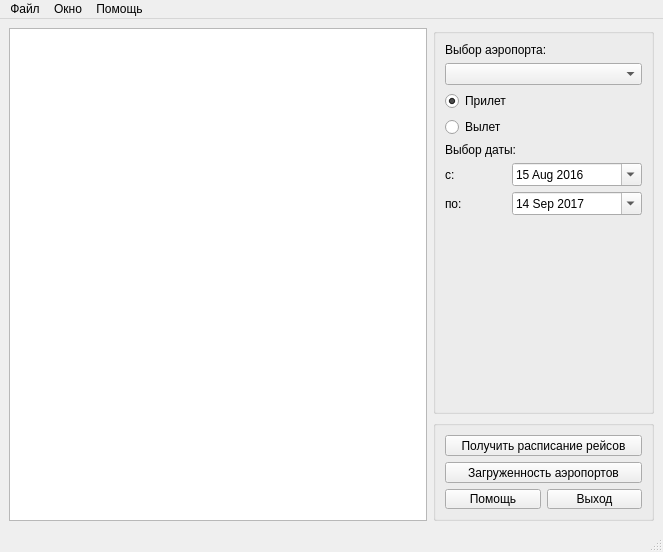
<?xml version="1.0" encoding="UTF-8"?>
<ui version="4.0">
 <class>MainWindow</class>
 <widget class="QMainWindow" name="MainWindow">
  <property name="geometry">
   <rect>
    <x>0</x>
    <y>0</y>
    <width>663</width>
    <height>552</height>
   </rect>
  </property>
  <property name="windowTitle">
   <string>Инспектор аэропортов</string>
  </property>
  <widget class="QWidget" name="centralwidget">
   <layout class="QGridLayout" name="gridLayout">
    <item row="0" column="0">
     <layout class="QHBoxLayout" name="horizontalLayout">
      <item>
       <widget class="QTableView" name="tv_tableView"/>
      </item>
     </layout>
    </item>
    <item row="0" column="1">
     <layout class="QVBoxLayout" name="verticalLayout">
      <item>
       <widget class="QGroupBox" name="groupBox">
        <property name="minimumSize">
         <size>
          <width>221</width>
          <height>0</height>
         </size>
        </property>
        <property name="maximumSize">
         <size>
          <width>221</width>
          <height>16777215</height>
         </size>
        </property>
        <property name="title">
         <string/>
        </property>
        <layout class="QGridLayout" name="gridLayout_3">
         <item row="0" column="0" colspan="2">
          <widget class="QLabel" name="label">
           <property name="text">
            <string>Выбор аэропорта:</string>
           </property>
          </widget>
         </item>
         <item row="1" column="0" colspan="2">
          <widget class="QComboBox" name="cb_comboBox"/>
         </item>
         <item row="7" column="1">
          <widget class="QDateEdit" name="dtby_dateEdit">
           <property name="dateTime">
            <datetime>
             <hour>0</hour>
             <minute>0</minute>
             <second>0</second>
             <year>2017</year>
             <month>9</month>
             <day>14</day>
            </datetime>
           </property>
           <property name="maximumDateTime">
            <datetime>
             <hour>0</hour>
             <minute>0</minute>
             <second>0</second>
             <year>2017</year>
             <month>9</month>
             <day>14</day>
            </datetime>
           </property>
           <property name="minimumDateTime">
            <datetime>
             <hour>6</hour>
             <minute>0</minute>
             <second>0</second>
             <year>2016</year>
             <month>9</month>
             <day>15</day>
            </datetime>
           </property>
           <property name="maximumDate">
            <date>
             <year>2017</year>
             <month>9</month>
             <day>14</day>
            </date>
           </property>
           <property name="minimumDate">
            <date>
             <year>2016</year>
             <month>9</month>
             <day>15</day>
            </date>
           </property>
           <property name="maximumTime">
            <time>
             <hour>0</hour>
             <minute>0</minute>
             <second>0</second>
            </time>
           </property>
           <property name="calendarPopup">
            <bool>true</bool>
           </property>
           <property name="date">
            <date>
             <year>2017</year>
             <month>9</month>
             <day>14</day>
            </date>
           </property>
          </widget>
         </item>
         <item row="6" column="0">
          <widget class="QLabel" name="label_3">
           <property name="minimumSize">
            <size>
             <width>0</width>
             <height>16</height>
            </size>
           </property>
           <property name="maximumSize">
            <size>
             <width>16</width>
             <height>16777215</height>
            </size>
           </property>
           <property name="text">
            <string>c:</string>
           </property>
          </widget>
         </item>
         <item row="4" column="0">
          <widget class="QRadioButton" name="rb_Departure">
           <property name="text">
            <string>Вылет</string>
           </property>
          </widget>
         </item>
         <item row="5" column="0" colspan="2">
          <widget class="QLabel" name="label_2">
           <property name="text">
            <string>Выбор даты:</string>
           </property>
          </widget>
         </item>
         <item row="3" column="0" colspan="2">
          <widget class="QRadioButton" name="rb_arrival">
           <property name="text">
            <string>Прилет</string>
           </property>
           <property name="checked">
            <bool>true</bool>
           </property>
          </widget>
         </item>
         <item row="7" column="0">
          <widget class="QLabel" name="label_4">
           <property name="minimumSize">
            <size>
             <width>0</width>
             <height>16</height>
            </size>
           </property>
           <property name="maximumSize">
            <size>
             <width>17</width>
             <height>16777215</height>
            </size>
           </property>
           <property name="text">
            <string>по:</string>
           </property>
          </widget>
         </item>
         <item row="6" column="1">
          <widget class="QDateEdit" name="dtfrom_dateEdit">
           <property name="dateTime">
            <datetime>
             <hour>10</hour>
             <minute>55</minute>
             <second>0</second>
             <year>2016</year>
             <month>8</month>
             <day>15</day>
            </datetime>
           </property>
           <property name="maximumDateTime">
            <datetime>
             <hour>0</hour>
             <minute>0</minute>
             <second>0</second>
             <year>2017</year>
             <month>9</month>
             <day>13</day>
            </datetime>
           </property>
           <property name="minimumDateTime">
            <datetime>
             <hour>10</hour>
             <minute>55</minute>
             <second>0</second>
             <year>2016</year>
             <month>8</month>
             <day>15</day>
            </datetime>
           </property>
           <property name="maximumDate">
            <date>
             <year>2017</year>
             <month>9</month>
             <day>13</day>
            </date>
           </property>
           <property name="minimumDate">
            <date>
             <year>2016</year>
             <month>8</month>
             <day>15</day>
            </date>
           </property>
           <property name="maximumTime">
            <time>
             <hour>0</hour>
             <minute>0</minute>
             <second>0</second>
            </time>
           </property>
           <property name="minimumTime">
            <time>
             <hour>10</hour>
             <minute>55</minute>
             <second>0</second>
            </time>
           </property>
           <property name="calendarPopup">
            <bool>true</bool>
           </property>
           <property name="currentSectionIndex">
            <number>0</number>
           </property>
           <property name="date">
            <date>
             <year>2016</year>
             <month>8</month>
             <day>15</day>
            </date>
           </property>
          </widget>
         </item>
         <item row="8" column="1">
          <spacer name="verticalSpacer">
           <property name="orientation">
            <enum>Qt::Vertical</enum>
           </property>
           <property name="sizeHint" stdset="0">
            <size>
             <width>20</width>
             <height>40</height>
            </size>
           </property>
          </spacer>
         </item>
        </layout>
       </widget>
      </item>
      <item>
       <widget class="QGroupBox" name="groupBox_2">
        <property name="minimumSize">
         <size>
          <width>221</width>
          <height>101</height>
         </size>
        </property>
        <property name="maximumSize">
         <size>
          <width>221</width>
          <height>101</height>
         </size>
        </property>
        <property name="title">
         <string/>
        </property>
        <layout class="QGridLayout" name="gridLayout_2">
         <item row="2" column="1">
          <widget class="QPushButton" name="pb_exit">
           <property name="text">
            <string>Выход</string>
           </property>
          </widget>
         </item>
         <item row="2" column="0">
          <widget class="QPushButton" name="pb_help">
           <property name="text">
            <string>Помощь</string>
           </property>
          </widget>
         </item>
         <item row="1" column="0" colspan="2">
          <widget class="QPushButton" name="pb_graphic">
           <property name="text">
            <string>Загруженность аэропортов</string>
           </property>
          </widget>
         </item>
         <item row="0" column="0" colspan="2">
          <widget class="QPushButton" name="pb_get">
           <property name="text">
            <string>Получить расписание рейсов</string>
           </property>
          </widget>
         </item>
        </layout>
       </widget>
      </item>
     </layout>
    </item>
   </layout>
  </widget>
  <widget class="QMenuBar" name="menubar">
   <property name="geometry">
    <rect>
     <x>0</x>
     <y>0</y>
     <width>663</width>
     <height>22</height>
    </rect>
   </property>
   <widget class="QMenu" name="menu">
    <property name="title">
     <string>Файл</string>
    </property>
    <addaction name="menu_settings"/>
    <addaction name="menu_exit"/>
   </widget>
   <widget class="QMenu" name="menu_2">
    <property name="title">
     <string>Окно</string>
    </property>
   </widget>
   <widget class="QMenu" name="menu_3">
    <property name="title">
     <string>Помощь</string>
    </property>
   </widget>
   <addaction name="menu"/>
   <addaction name="menu_2"/>
   <addaction name="menu_3"/>
  </widget>
  <widget class="QStatusBar" name="statusbar"/>
  <action name="menu_exit">
   <property name="text">
    <string>Выход</string>
   </property>
  </action>
  <action name="menu_settings">
   <property name="text">
    <string>Настройки</string>
   </property>
  </action>
 </widget>
 <resources/>
 <connections>
  <connection>
   <sender>pb_exit</sender>
   <signal>clicked()</signal>
   <receiver>MainWindow</receiver>
   <slot>close()</slot>
   <hints>
    <hint type="sourcelabel">
     <x>571</x>
     <y>499</y>
    </hint>
    <hint type="destinationlabel">
     <x>319</x>
     <y>275</y>
    </hint>
   </hints>
  </connection>
  <connection>
   <sender>menu_exit</sender>
   <signal>triggered()</signal>
   <receiver>MainWindow</receiver>
   <slot>close()</slot>
   <hints>
    <hint type="sourcelabel">
     <x>-1</x>
     <y>-1</y>
    </hint>
    <hint type="destinationlabel">
     <x>319</x>
     <y>275</y>
    </hint>
   </hints>
  </connection>
 </connections>
</ui>
